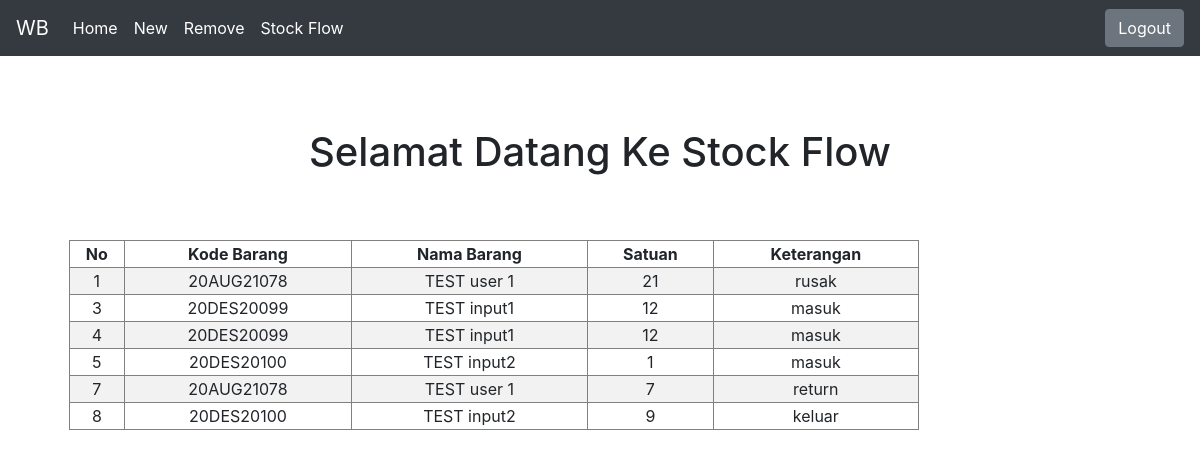
Screenshot of /stockflow.php with the database file from the repository.
### tables this page shows
CREATE TABLE `history` (
  `HistoryNO` int NOT NULL,
  `kodebarang` varchar(10) DEFAULT NULL,
  `satuan` int NOT NULL,
  `tanggal` date NOT NULL,
  `keterangan` varchar(10) NOT NULL
);

CREATE TABLE `barang` (
  `kodebarang` varchar(10) NOT NULL,
  `namabarang` varchar(30) NOT NULL,
  `satuan` int DEFAULT NULL,
  `hargapokok` float NOT NULL,
  `hargajualsatuan` float NOT NULL
);

### db_connect.php (called while the page is built, shortened)
<?php
class database{
	var $host = "localhost";
	var $username = "root";
	var $password = "root";
	var $database = "stockopname";
	function __construct(){
		$this->koneksi = mysqli_connect($this->host, $this->username, $this->password,$this->database);
	}
}
?>

### stockflow.php (the view, shortened to what this page needs)
<?php
include_once("db_connect.php");
$database = new database();
$result = mysqli_query($database->koneksi, "SELECT HistoryNO, history.kodebarang, barang.namabarang, history.satuan, tanggal, keterangan
											FROM history LEFT JOIN barang ON history.kodebarang=barang.kodebarang");
?>
<!doctype html>
<html lang="en">
  <head>
<link href="assets/css/bootstrap.min.css" rel="stylesheet">
    <link href="assets/css/starter-template.css" rel="stylesheet">
  </head>
  <body>
    <nav class="navbar navbar-expand-md navbar-dark bg-dark fixed-top">
  <a class="navbar-brand" href="#">WB</a>
  <div class="collapse navbar-collapse" id="navbarsExampleDefault">
    <ul class="navbar-nav mr-auto">
      <li class="nav-item active">
        <a id="rumah" class="nav-link" href="home.php">Home <span class="sr-only">(current)</span></a>
      </li>
      <li class="nav-item active">
        <a id="myBtnNEW" class="nav-link" href="#">New <span class="sr-only">(current)</span></a>
      </li>
      <li class="nav-item active">
        <a id="myBtnREM" class="nav-link" href="#">Remove <span class="sr-only">(current)</span></a>
      </li>
      <li class="nav-item active">
        <a id="stockflow" class="nav-link" href="#">Stock Flow <span class="sr-only">(current)</span></a>
      </li>
    </ul>
    <a href="logout.php" class="form-inline my-2 my-lg-0 btn btn-secondary">Logout</a>
  </div>
</nav>
<main role="main" class="container">
  <div id="mainC" class="starter-template">
    <h1>Selamat Datang Ke Stock Flow <?php  ?></h1>
	<br/><br/>
			<table width='80%' border=1>
			<tr>
			<th>No</th><th>Kode Barang</th> <th>Nama Barang</th> <th>Satuan</th> <th>Keterangan</th>
			</tr>
			<?php
			while($data = mysqli_fetch_array($result)) {
				echo "<tr>";
				echo "<td>".$data['HistoryNO']."</td>";
				echo "<td>".$data['kodebarang']."</td>";
				echo "<td>".$data['namabarang']."</td>";
				echo "<td>".$data['satuan']."</td>";
				echo "<td>".$data['keterangan']."</td>";
				echo "</tr>";
			}
			?>
			</table>
  </div>
</main>
      </body>
</html>

### assets/css/starter-template.css (style rules this page uses)
body { padding-top: 5rem; }
.starter-template { padding: 3rem 1.5rem; text-align: center; }

### stockflow.php (style rules this page uses)
tr:nth-child(even) { background-color: #f2f2f2; }
th { background-color: }

### rows the page displays
history: HistoryNO "1", kodebarang "20AUG21078", barang.namabarang "TEST user 1", satuan "21", keterangan "rusak"
history: HistoryNO "3", kodebarang "20DES20099", barang.namabarang "TEST input1", satuan "12", keterangan "masuk"
history: HistoryNO "4", kodebarang "20DES20099", barang.namabarang "TEST input1", satuan "12", keterangan "masuk"
history: HistoryNO "5", kodebarang "20DES20100", barang.namabarang "TEST input2", satuan "1", keterangan "masuk"
history: HistoryNO "7", kodebarang "20AUG21078", barang.namabarang "TEST user 1", satuan "7", keterangan "return"
history: HistoryNO "8", kodebarang "20DES20100", barang.namabarang "TEST input2", satuan "9", keterangan "keluar"
